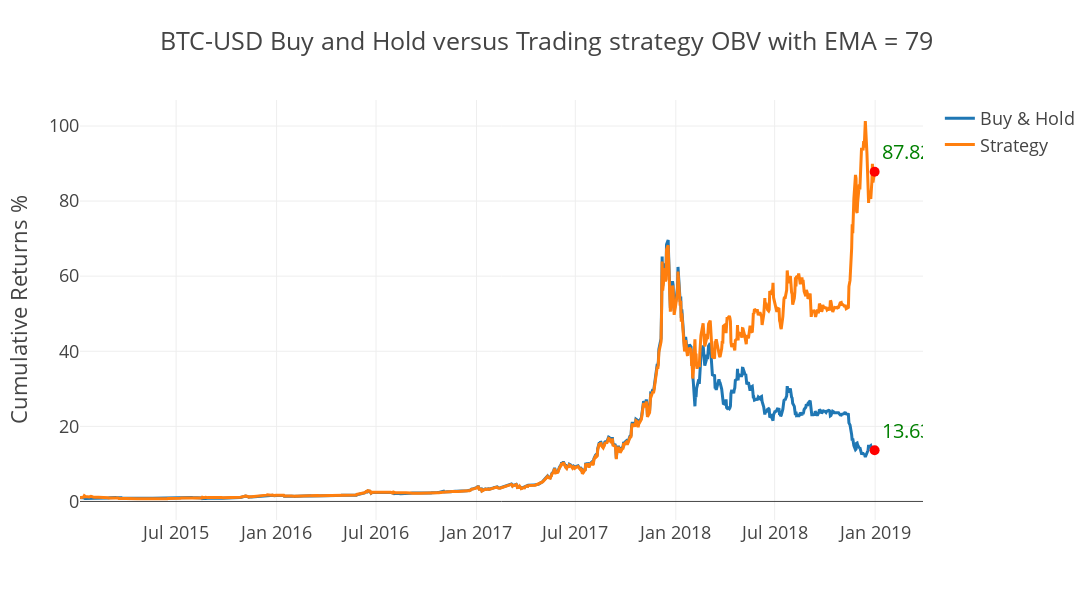

Here is the notebook cell this chart was saved with:
### Code cell
opti_tester.plot_results()

### Figure 1 — Plotly figure (JSON) as saved in the notebook; plotly's stock layout.template omitted (floating-point values rounded to 4 significant figures; data arrays with more than 128 entries replaced by an {"elided": "..."} marker saying what was removed)
{"data": [{"name": "Buy & Hold", "type": "scatter", "x": {"elided": "1004 str values"}, "y": {"elided": "1004 float values"}}, {"name": "Strategy", "type": "scatter", "x": {"elided": "1004 str values"}, "y": {"elided": "1004 float values"}}, {"marker": {"color": "red", "size": 10}, "mode": "markers+text", "showlegend": false, "text": ["13.635901589110215"], "textfont": {"color": "green", "size": 20}, "textposition": "top right", "type": "scatter", "x": ["2018-12-31T00:00:00"], "y": [13.64]}, {"marker": {"color": "red", "size": 10}, "mode": "markers+text", "showlegend": false, "text": ["87.82961995431964"], "textfont": {"color": "green", "size": 20}, "textposition": "top right", "type": "scatter", "x": ["2018-12-31T00:00:00"], "y": [87.83]}], "layout": {"height": 600, "title": {"text": "BTC-USD Buy and Hold versus Trading strategy OBV with EMA = 79"}, "width": 1400, "yaxis": {"title": {"text": "Cumulative Returns %"}}}}
